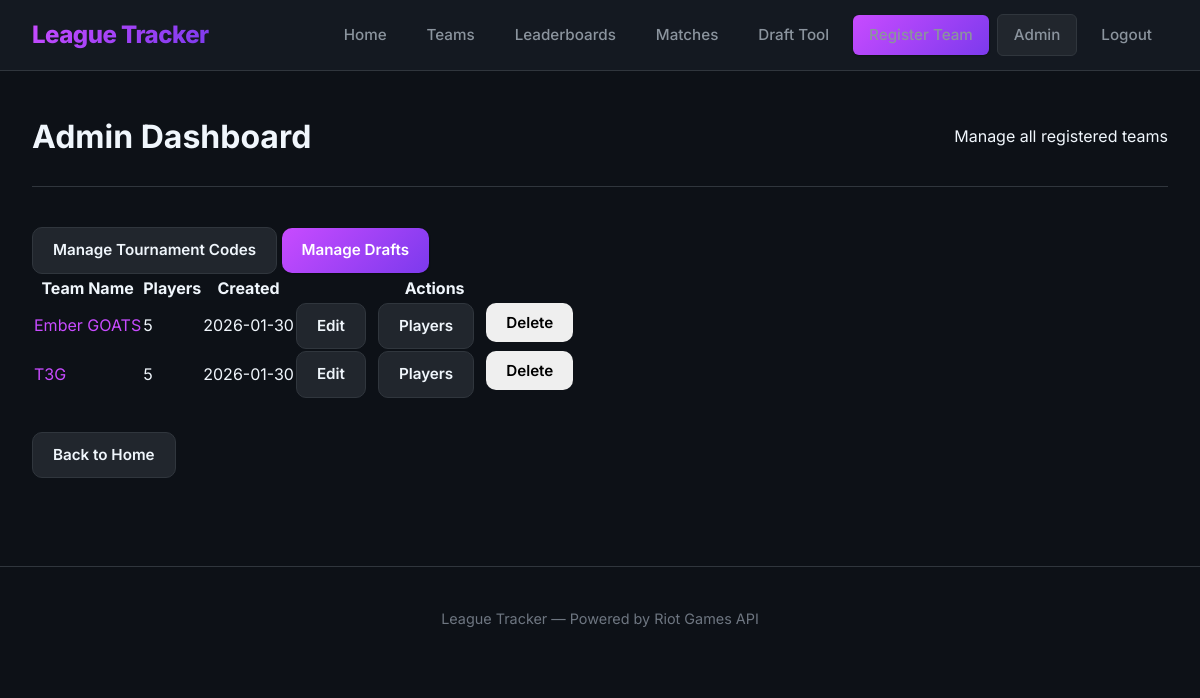
Screenshot of /admin/dashboard (signed in) with the database file from the repository.
### league_tracker/src/database/__init__.py (models this page shows, shortened)
class Team(db.Model):
    __tablename__ = 'teams'
    id = db.Column(db.Integer, primary_key=True)
    name = db.Column(db.String(100), nullable=False, unique=True)
    created_at = db.Column(db.DateTime, default=db.func.current_timestamp())

### league_tracker/app.py (the view)
    @app.route('/admin/dashboard')
    @admin_required
    def admin_dashboard():
        teams = Team.query.order_by(Team.name).all()
        return render_template('admin_dashboard.html', teams=teams)

### league_tracker/app.py (called while the page is built)
def admin_required(f):
    @wraps(f)
    def decorated_function(*args, **kwargs):
        if not session.get('admin_id'):
            flash('Please log in to access this page.', 'error')
            return redirect(url_for('admin_login'))
        return f(*args, **kwargs)
    return decorated_function

### league_tracker/templates/admin_dashboard.html (shortened to what this page needs)
{% extends "base.html" %}
{% block content %}
<div class="page-header">
    <h1>Admin Dashboard</h1>
    <p>Manage all registered teams</p>
</div>
<div class="mb-3">
    <a href="{{ url_for('admin_tournament_codes') }}" class="btn btn-secondary">Manage Tournament Codes</a>
    <a href="{{ url_for('admin_drafts') }}" class="btn btn-primary">Manage Drafts</a>
</div>
{% if teams %}
<table class="data-table">
    <thead>
        <tr>
            <th>Team Name</th>
            <th>Players</th>
            <th>Created</th>
            <th>Actions</th>
        </tr>
    </thead>
    <tbody>
        {% for team in teams %}
        <tr>
            <td>
                <a href="{{ url_for('team_detail', team_id=team.id) }}">{{ team.name }}</a>
            </td>
            <td>{{ team.players|length }}</td>
            <td>{{ team.created_at.strftime('%Y-%m-%d') }}</td>
            <td class="action-buttons">
                <a href="{{ url_for('admin_edit_team', team_id=team.id) }}"
                   class="btn btn-small btn-secondary">Edit</a>
                <a href="{{ url_for('admin_manage_players', team_id=team.id) }}"
                   class="btn btn-small btn-secondary">Players</a>
                <form action="{{ url_for('admin_delete_team', team_id=team.id) }}"
                      method="POST" style="display: inline;">
                    <button type="submit" class="btn btn-small btn-danger"
                            onclick="return confirm('Are you sure you want to delete this team? This cannot be undone.');">Delete</button>
                </form>
            </td>
        </tr>
        {% endfor %}
    </tbody>
</table>
{% else %}
<p>No teams registered yet.</p>
{% endif %}
<div style="margin-top: 2rem;">
    <a href="{{ url_for('index') }}" class="btn btn-secondary">Back to Home</a>
</div>
{% endblock %}

### league_tracker/static/style.css (style rules this page uses)
* { margin: 0; padding: 0; box-sizing: border-box; }
:root { --bg-primary: #0d1117; --bg-secondary: #161b22; --bg-tertiary: #21262d; --bg-card: #1c2128; --border-color: #30363d; --text-primary: #f0f6fc; --text-secondary: #8b949e; --text-muted: #6e7681; --accent-primary: #c84bff; --accent-secondary: #7c3aed; --accent-gradient: linear-gradient(135deg, #c84bff 0%, #7c3aed 100%); --success: #3fb950; --warning: #d29922; --error: #f85149; --font-main: 'Inter', -apple-system, BlinkMacSystemFont, sans-serif; --font-mono: 'JetBrains Mono', monospace; --shadow-sm: 0 1px 2px rgba(0, 0, 0, 0.3); --shadow-md: 0 4px 12px rgba(0, 0, 0, 0.4); --shadow-lg: 0 8px 24px rgba(0, 0, 0, 0.5); --shadow-glow: 0 0 20px rgba(200, 75, 255, 0.3); --transition-fast: 0.15s ease; --transition-normal: 0.3s ease; --radius-sm: 6px; --radius-md: 10px; --radius-lg: 16px; --radius-xl: 24px; }
body { font-family: var(--font-main); background-color: var(--bg-primary); color: var(--text-primary); line-height: 1.6; min-height: 100vh; }
a { color: var(--accent-primary); text-decoration: none; transition: color var(--transition-fast); }
.btn { display: inline-flex; align-items: center; justify-content: center; gap: 0.5rem; padding: 0.625rem 1.25rem; border-radius: var(--radius-md); font-weight: 600; font-size: 0.95rem; cursor: pointer; border: none; text-decoration: none; transition: all var(--transition-fast); font-family: var(--font-main); }
.btn-primary { background: var(--accent-gradient); color: white; box-shadow: var(--shadow-sm), 0 0 0 0 rgba(200, 75, 255, 0); }
.btn-secondary { background-color: var(--bg-tertiary); color: var(--text-primary); border: 1px solid var(--border-color); }
.page-header { display: flex; justify-content: space-between; align-items: center; margin-bottom: 2.5rem; padding-bottom: 1.5rem; border-bottom: 1px solid var(--border-color); }
.page-header h1 { margin: 0; border: none; padding: 0; font-size: 2rem; font-weight: 700; }
.page-header h1::before { display: none; }
.action-buttons { display: flex; gap: 0.75rem; }

### rows the page displays
Team: name "Ember GOATS", players|length "5", created_at "2026-01-30"
Team: name "T3G", players|length "5", created_at "2026-01-30"
